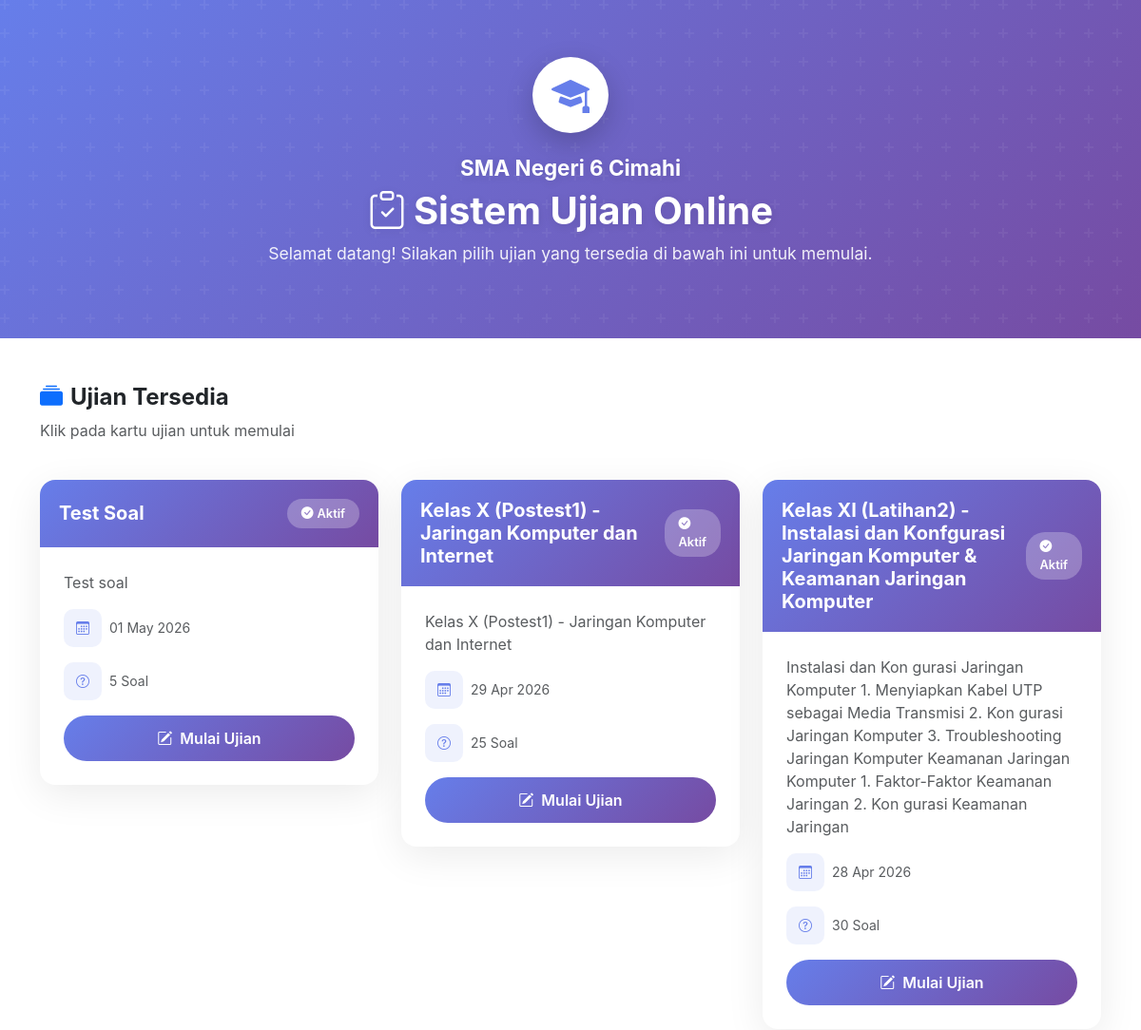
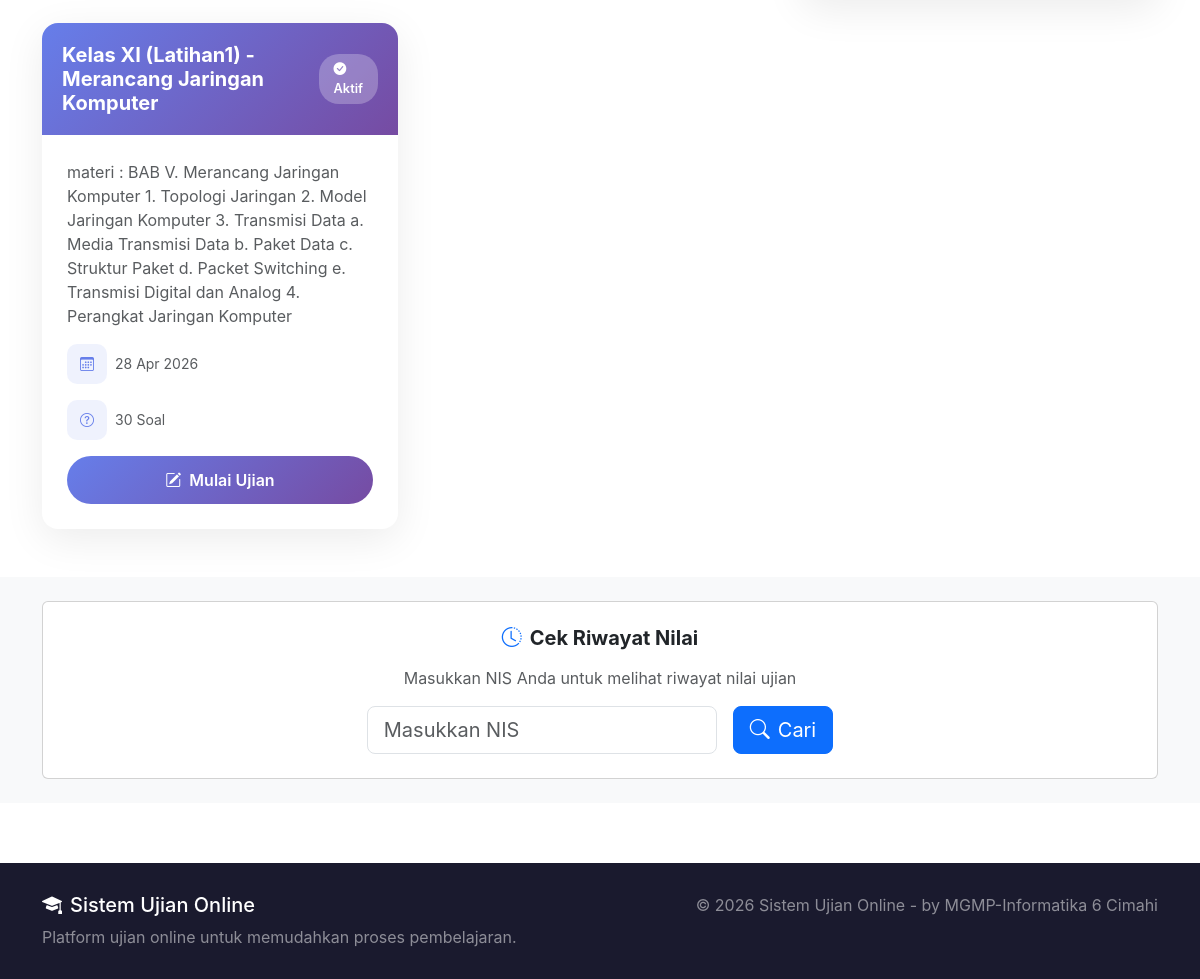
The page / on the database its author committed (2 pictures, top to bottom).
### tables this page shows
CREATE TABLE `konfigurasi_sekolah` (
  `id` int NOT NULL,
  `nama_sekolah` varchar(255) NOT NULL DEFAULT 'SMA Negeri 6 Cimahi',
  `logo` varchar(255) DEFAULT NULL,
  `warna_primer` varchar(20) DEFAULT '#667eea',
  `warna_sekunder` varchar(20) DEFAULT '#764ba2',
  `tampilkan_riwayat` enum('ya','tidak') DEFAULT 'ya',
  `created_at` timestamp NULL DEFAULT CURRENT_TIMESTAMP,
  `updated_at` timestamp NULL DEFAULT CURRENT_TIMESTAMP ON UPDATE CURRENT_TIMESTAMP
);

CREATE TABLE `ujian` (
  `id` int NOT NULL,
  `judul_ujian` varchar(255) NOT NULL,
  `deskripsi` text,
  `status` enum('aktif','nonaktif') DEFAULT 'nonaktif',
  `tgl_dibuat` datetime DEFAULT CURRENT_TIMESTAMP,
  `updated_at` timestamp NULL DEFAULT CURRENT_TIMESTAMP ON UPDATE CURRENT_TIMESTAMP,
  `kode_ujian` varchar(20) DEFAULT NULL,
  `allow_ip` text,
  `enable_browser_lock` enum('ya','tidak') DEFAULT 'tidak',
  `max_violations` int DEFAULT '3',
  `enable_device_check` enum('ya','tidak') DEFAULT 'tidak',
  `waktu_tersedia` int DEFAULT '0',
  `acak_soal` enum('ya','tidak') DEFAULT 'tidak',
  `acak_opsi` enum('ya','tidak') DEFAULT 'tidak',
  `tampilkan_review` enum('ya','tidak') DEFAULT 'tidak',
  `tampilkan_skor` enum('ya','tidak') DEFAULT 'ya'
);

### config/init_sekolah.php (called while the page is built, shortened)
<?php
$konfigurasi_cache = null;
function getKonfigurasiSekolah($conn) {
    $result = $conn->query("SELECT * FROM konfigurasi_sekolah LIMIT 1");
    $konfigurasi_cache = $result->fetch_assoc();
    return $konfigurasi_cache;
}
?>

### index.php (the view, shortened to what this page needs)
<?php
require_once 'config/database.php';
require_once 'config/init_sekolah.php';
$sekolah = getKonfigurasiSekolah($conn);
$ujian_list = $conn->query("SELECT * FROM ujian WHERE status = 'aktif' ORDER BY tgl_dibuat DESC");
$ujian_ids = [];
$ujian_array = [];
while ($row = $ujian_list->fetch_assoc()) {
    $ujian_ids[] = $row['id'];
    $ujian_array[$row['id']] = $row;
}
$soal_counts = [];
if (!empty($ujian_ids)) {
    $ids_placeholder = implode(',', array_fill(0, count($ujian_ids), '?'));
    $stmt = $conn->prepare("SELECT id_ujian, COUNT(*) as total FROM soal WHERE id_ujian IN ($ids_placeholder) GROUP BY id_ujian");
    $stmt->bind_param(str_repeat('i', count($ujian_ids)), ...$ujian_ids);
    $stmt->execute();
    $result = $stmt->get_result();
    while ($row = $result->fetch_assoc()) {
        $soal_counts[$row['id_ujian']] = $row['total'];
    }
}
?>
<!DOCTYPE html>
<html lang="id">
<head>
    <link href="vendor/bootstrap/bootstrap.min.css" rel="stylesheet">
    <link rel="stylesheet" href="vendor/bootstrap-icons/bootstrap-icons.min.css">
</head>
<body>
    <section class="hero-section">
        <div class="container position-relative">
            <div class="row justify-content-center">
                <div class="col-lg-8 text-center">
                    <div class="school-logo">
                        <?php if ($sekolah['logo'] && file_exists('uploads/' . $sekolah['logo'])): ?>
                            <img src="uploads/<?= $sekolah['logo'] ?>" alt="Logo" width="60" height="60">
                        <?php else: ?>
                            <i class="bi bi-mortarboard-fill" style="font-size: 2.5rem; color: <?= $sekolah['warna_primer'] ?>;"></i>
                        <?php endif; ?>
                    </div>
                    <p class="school-name mb-1"><?= htmlspecialchars($sekolah['nama_sekolah']) ?></p>
                    <h1 class="hero-title">
                        <i class="bi bi-clipboard-check me-2"></i>Sistem Ujian Online
                    </h1>
                    <p class="hero-subtitle">Selamat datang! Silakan pilih ujian yang tersedia di bawah ini untuk memulai.</p>
                </div>
            </div>
        </div>
    </section>
    <section class="py-5">
        <div class="container">
            <div class="row mb-4">
                <div class="col-12">
                    <h4 class="fw-bold">
                        <i class="bi bi-collection-fill me-2 text-primary"></i>Ujian Tersedia
                    </h4>
                    <p class="text-muted">Klik pada kartu ujian untuk memulai</p>
                </div>
            </div>
            <?php if (!empty($ujian_array)): ?>
            <div class="row g-4">
                <?php foreach ($ujian_array as $ujian): ?>
                <div class="col-md-6 col-lg-4">
                    <div class="ujian-card">
                        <div class="card-header">
                            <div class="d-flex justify-content-between align-items-center">
                                <h5 class="mb-0 fw-bold"><?= htmlspecialchars($ujian['judul_ujian']) ?></h5>
                                <span class="status-badge bg-white bg-opacity-25">
                                    <i class="bi bi-check-circle-fill me-1"></i>Aktif
                                </span>
                            </div>
                        </div>
                        <div class="card-body">
                            <?php if ($ujian['deskripsi']): ?>
                            <p class="text-muted mb-3"><?= htmlspecialchars($ujian['deskripsi']) ?></p>
                            <?php endif; ?>
                            <div class="d-flex align-items-center mb-3 text-muted small">
                                <div class="info-icon me-2">
                                    <i class="bi bi-calendar3"></i>
                                </div>
                                <span><?= date('d M Y', strtotime($ujian['tgl_dibuat'])) ?></span>
                            </div>
                            <div class="d-flex align-items-center mb-3 text-muted small">
                                <div class="info-icon me-2">
                                    <i class="bi bi-question-circle"></i>
                                </div>
                                <span><?= $soal_counts[$ujian['id']] ?? 0 ?> Soal</span>
                            </div>
                            <a href="ujian.php?id=<?= $ujian['id'] ?>" class="btn btn-ujian text-white w-100">
                                <i class="bi bi-pencil-square me-2"></i>Mulai Ujian
                            </a>
                        </div>
                    </div>
                </div>
                <?php endforeach; ?>
            </div>
            <?php endif; ?>
        </div>
    </section>
    <?php $tampilkan_riwayat = $sekolah['tampilkan_riwayat'] ?? 'ya'; ?>
    <?php if ($tampilkan_riwayat === 'ya'): ?>
    <section class="py-4 bg-light">
        <div class="container">
            <div class="card">
                <div class="card-body text-center py-4">
                    <h5 class="fw-bold mb-3">
                        <i class="bi bi-clock-history me-2 text-primary"></i>Cek Riwayat Nilai
                    </h5>
                    <p class="text-muted mb-3">Masukkan NIS Anda untuk melihat riwayat nilai ujian</p>
                    <form method="GET" action="riwayat.php" class="row justify-content-center g-3">
                        <div class="col-md-4">
                            <input type="text" name="nis" id="nisInput" class="form-control form-control-lg" required placeholder="Masukkan NIS">
                        </div>
                        <div class="col-auto">
                            <button type="submit" class="btn btn-primary btn-lg">
                                <i class="bi bi-search me-2"></i>Cari
                            </button>
                        </div>
                    </form>
                </div>
            </div>
        </div>
    </section>
    <?php endif; ?>
    <footer class="footer">
        <div class="container">
            <div class="row">
                <div class="col-md-6">
                    <h5><i class="bi bi-mortarboard-fill me-2"></i>Sistem Ujian Online</h5>
                    <p class="text-white-50 mb-0">Platform ujian online untuk memudahkan proses pembelajaran.</p>
                </div>
                <div class="col-md-6 text-md-end">
                    <p class="text-white-50 mb-0">&copy; <?= date('Y') ?> Sistem Ujian Online - by MGMP-Informatika 6 Cimahi</p>
                </div>
            </div>
        </div>
    </footer>
</body>
</html>

### index.php (style rules this page uses)
body { font-family: -apple-system, BlinkMacSystemFont, 'Segoe UI', Roboto, 'Poppins', sans-serif; }

### rows shown on the page
konfigurasi_sekolah: nama_sekolah "SMA Negeri 6 Cimahi"
ujian: judul_ujian "Test Soal", deskripsi "Test soal", tgl_dibuat "01 May 2026", id "5"
ujian: judul_ujian "Kelas X (Postest1) - Jaringan Komputer dan Internet", deskripsi "Kelas X (Postest1) - Jaringan Komputer dan Internet", tgl_dibuat "29 Apr 2026", id "25"
ujian: judul_ujian "Kelas XI (Latihan2) - Instalasi dan Konfgurasi Jaringan Komputer & Keamanan Jaringan Komputer", deskripsi "Instalasi dan Kon gurasi Jaringan Komputer 1. Menyiapkan Kabel UTP sebagai Media Transmisi 2. Kon gurasi Jaringan Komputer 3. Troubleshooting Jaringan Komputer Keamanan Jaringan Komputer 1. Faktor-Faktor Keamanan Jaringan 2. Kon gurasi Keamanan Jaringan", tgl_dibuat "28 Apr 2026", id "30"
ujian: judul_ujian "Kelas XI (Latihan1) - Merancang Jaringan Komputer", deskripsi "materi : BAB V. Merancang Jaringan Komputer 1. Topologi Jaringan 2. Model Jaringan Komputer 3. Transmisi Data a. Media Transmisi Data b. Paket Data c. Struktur Paket d. Packet Switching e. Transmisi Digital dan Analog 4. Perangkat Jaringan Komputer", tgl_dibuat "28 Apr 2026", id "30"
